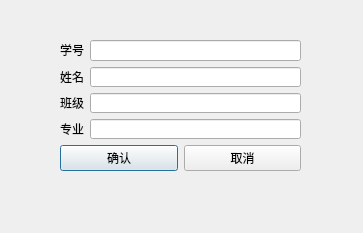
<?xml version="1.0" encoding="UTF-8"?>
<ui version="4.0">
 <class>studenteditdialog</class>
 <widget class="QDialog" name="studenteditdialog">
  <property name="geometry">
   <rect>
    <x>0</x>
    <y>0</y>
    <width>363</width>
    <height>233</height>
   </rect>
  </property>
  <property name="windowTitle">
   <string>Dialog</string>
  </property>
  <widget class="QWidget" name="">
   <property name="geometry">
    <rect>
     <x>60</x>
     <y>40</y>
     <width>241</width>
     <height>131</height>
    </rect>
   </property>
   <layout class="QVBoxLayout" name="verticalLayout_3">
    <item>
     <layout class="QHBoxLayout" name="horizontalLayout_2">
      <item>
       <layout class="QVBoxLayout" name="verticalLayout">
        <item>
         <widget class="QLabel" name="label">
          <property name="text">
           <string>学号</string>
          </property>
         </widget>
        </item>
        <item>
         <widget class="QLabel" name="label_2">
          <property name="text">
           <string>姓名</string>
          </property>
         </widget>
        </item>
        <item>
         <widget class="QLabel" name="label_3">
          <property name="text">
           <string>班级</string>
          </property>
         </widget>
        </item>
        <item>
         <widget class="QLabel" name="label_4">
          <property name="text">
           <string>专业</string>
          </property>
         </widget>
        </item>
       </layout>
      </item>
      <item>
       <layout class="QVBoxLayout" name="verticalLayout_2">
        <item>
         <widget class="QLineEdit" name="sno"/>
        </item>
        <item>
         <widget class="QLineEdit" name="name"/>
        </item>
        <item>
         <widget class="QLineEdit" name="class_2"/>
        </item>
        <item>
         <widget class="QLineEdit" name="major"/>
        </item>
       </layout>
      </item>
     </layout>
    </item>
    <item>
     <layout class="QHBoxLayout" name="horizontalLayout">
      <item>
       <widget class="QPushButton" name="confirm">
        <property name="text">
         <string>确认</string>
        </property>
       </widget>
      </item>
      <item>
       <widget class="QPushButton" name="cancel">
        <property name="text">
         <string>取消</string>
        </property>
       </widget>
      </item>
     </layout>
    </item>
   </layout>
  </widget>
 </widget>
 <resources/>
 <connections/>
</ui>
